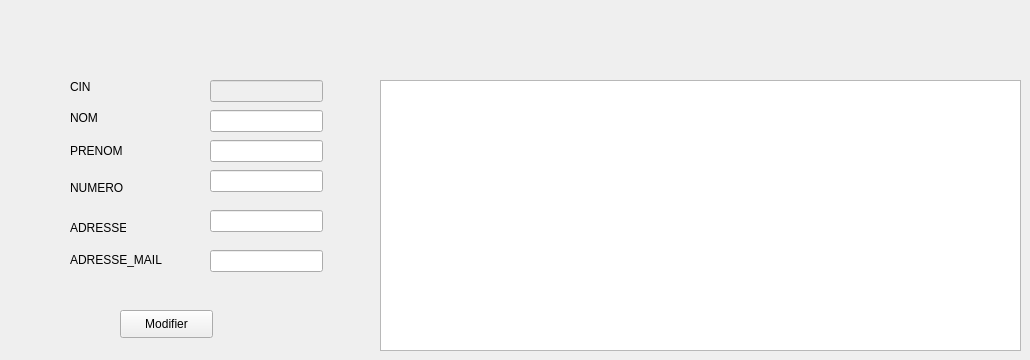
           <widget class="QWidget" name="tab_28">
            <attribute name="title">
             <string>Modifier un client</string>
            </attribute>
            <widget class="QLineEdit" name="lineEdit_NOM">
             <property name="geometry">
              <rect>
               <x>210</x>
               <y>110</y>
               <width>113</width>
               <height>22</height>
              </rect>
             </property>
            </widget>
            <widget class="QLabel" name="label_53">
             <property name="geometry">
              <rect>
               <x>70</x>
               <y>110</y>
               <width>56</width>
               <height>16</height>
              </rect>
             </property>
             <property name="text">
              <string>NOM</string>
             </property>
            </widget>
            <widget class="QLabel" name="label_56">
             <property name="geometry">
              <rect>
               <x>70</x>
               <y>140</y>
               <width>56</width>
               <height>21</height>
              </rect>
             </property>
             <property name="text">
              <string>PRENOM</string>
             </property>
            </widget>
            <widget class="QLineEdit" name="lineEdit_PR">
             <property name="geometry">
              <rect>
               <x>210</x>
               <y>140</y>
               <width>113</width>
               <height>22</height>
              </rect>
             </property>
            </widget>
            <widget class="QLineEdit" name="lineEdit_NUM">
             <property name="geometry">
              <rect>
               <x>210</x>
               <y>170</y>
               <width>113</width>
               <height>22</height>
              </rect>
             </property>
            </widget>
            <widget class="QLineEdit" name="lineEdit_AD">
             <property name="geometry">
              <rect>
               <x>210</x>
               <y>210</y>
               <width>113</width>
               <height>22</height>
              </rect>
             </property>
            </widget>
            <widget class="QLineEdit" name="lineEdit_AM">
             <property name="geometry">
              <rect>
               <x>210</x>
               <y>250</y>
               <width>113</width>
               <height>22</height>
              </rect>
             </property>
            </widget>
            <widget class="QLabel" name="label_58">
             <property name="geometry">
              <rect>
               <x>70</x>
               <y>180</y>
               <width>56</width>
               <height>16</height>
              </rect>
             </property>
             <property name="text">
              <string>NUMERO</string>
             </property>
            </widget>
            <widget class="QLabel" name="label_60">
             <property name="geometry">
              <rect>
               <x>70</x>
               <y>220</y>
               <width>56</width>
               <height>16</height>
              </rect>
             </property>
             <property name="text">
              <string>ADRESSE</string>
             </property>
            </widget>
            <widget class="QLabel" name="label_61">
             <property name="geometry">
              <rect>
               <x>70</x>
               <y>250</y>
               <width>101</width>
               <height>20</height>
              </rect>
             </property>
             <property name="text">
              <string>ADRESSE_MAIL</string>
             </property>
            </widget>
            <widget class="QTableView" name="tab_Client_modif">
             <property name="geometry">
              <rect>
               <x>380</x>
               <y>80</y>
               <width>641</width>
               <height>271</height>
              </rect>
             </property>
            </widget>
            <widget class="QPushButton" name="pushButton_14">
             <property name="geometry">
              <rect>
               <x>120</x>
               <y>310</y>
               <width>93</width>
               <height>28</height>
              </rect>
             </property>
             <property name="text">
              <string>Modifier</string>
             </property>
            </widget>
            <widget class="QLabel" name="label_62">
             <property name="geometry">
              <rect>
               <x>70</x>
               <y>80</y>
               <width>47</width>
               <height>13</height>
              </rect>
             </property>
             <property name="text">
              <string>CIN</string>
             </property>
            </widget>
            <widget class="QLineEdit" name="lineEdit_CIN">
             <property name="enabled">
              <bool>false</bool>
             </property>
             <property name="geometry">
              <rect>
               <x>210</x>
               <y>80</y>
               <width>113</width>
               <height>22</height>
              </rect>
             </property>
             <property name="styleSheet">
              <string notr="true">border-color: rgb(0, 0, 0);</string>
             </property>
            </widget>
           </widget>
